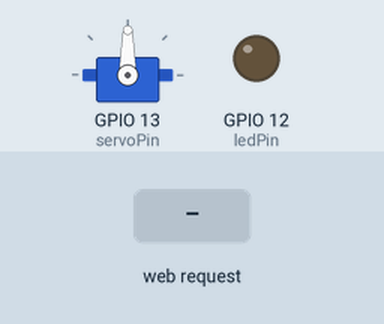
A sketch run on a simulated ESP32. On the bench: servo, output pins drawn as LEDs (lit = HIGH). The inputs (shaded band) are chosen by the test bench. WiFi joins after 1.5 s; servers stay silent unless stated; what the sketch prints to the serial monitor is not drawn.

Above: at 2.7 s.
2.8 s: HTTP request GET /servo=0 received
At 4.0 s:
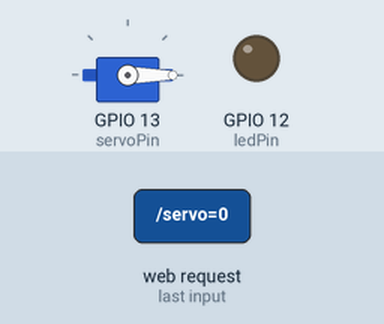
4.3 s: HTTP request GET /led=on received
At 5.2 s:
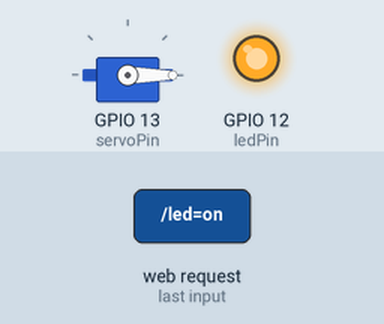
5.8 s: HTTP request GET /servo=90 received
At 6.4 s:
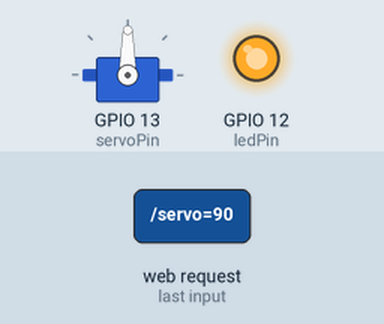
7.3 s: HTTP request GET /servo=180 received
At 8.5 s:
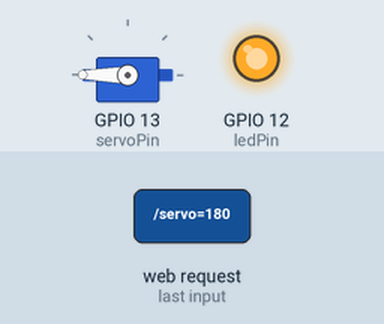
8.8 s: HTTP request GET /led=off received
At 9.9 s:
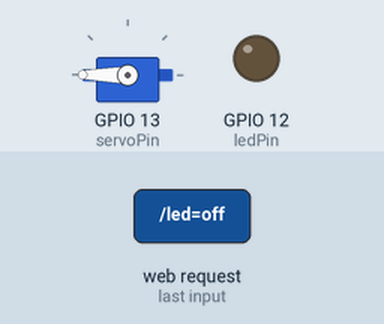
Timing chart, 0 to 11.3 s (numbered marks = the images above; inputs shaded):
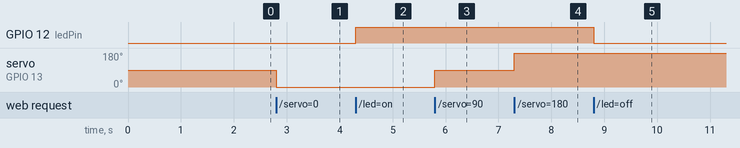

The sketch:

LED_Servo_IP.ino
```cpp
#include <WiFi.h>
#include <ESP32Servo.h>

// 🔁 Replace with your Wi-Fi credentials
const char* ssid = "Saif's S24 Ultra";
const char* password = "sidku8090";

WiFiServer server(80);           // HTTP server on port 80
Servo myServo;

const int servoPin = 13;         // Servo signal pin
const int ledPin = 12;           // LED pin

void setup() {
  Serial.begin(115200);

  pinMode(ledPin, OUTPUT);       // Set LED pin as output
  digitalWrite(ledPin, LOW);     // Start with LED OFF

  myServo.setPeriodHertz(50);    // Set 50Hz PWM for servo
  myServo.attach(servoPin, 500, 2400); // Set servo min/max pulse width
  myServo.write(90);             // Center position

  WiFi.begin(ssid, password);    // Connect to Wi-Fi
  Serial.print("Connecting to WiFi");
  while (WiFi.status() != WL_CONNECTED) {
    delay(500);
    Serial.print(".");
  }

  Serial.println("\n✅ WiFi connected!");
  Serial.print("🔗 ESP32 IP address: ");
  Serial.println(WiFi.localIP()); // Shows IP to access in browser

  server.begin(); // Start server
}

void loop() {
  WiFiClient client = server.available();
  if (!client) return;

  String request = client.readStringUntil('\r');
  client.flush();
  Serial.println("📥 Request: " + request);

  // --- Control Servo ---
  if (request.indexOf("/servo=0") != -1) myServo.write(0);
  if (request.indexOf("/servo=90") != -1) myServo.write(90);
  if (request.indexOf("/servo=180") != -1) myServo.write(180);

  // --- Control LED ---
  if (request.indexOf("/led=on") != -1) digitalWrite(ledPin, HIGH);
  if (request.indexOf("/led=off") != -1) digitalWrite(ledPin, LOW);

  // --- HTML Web Interface ---
  client.println("HTTP/1.1 200 OK");
  client.println("Content-type:text/html");
  client.println();

  client.println("<html><head><title>ESP32 Control</title>");
  client.println("<style>");
  client.println("body{font-family:sans-serif;text-align:center;padding:20px;}");
  client.println("button{padding:15px 30px;font-size:18px;margin:10px;}");
  client.println("</style></head><body>");

  client.println("<h2>🔧 ESP32 Servo + LED Control</h2>");

  client.println("<h3>Servo Control</h3>");
  client.println("<a href=\"/servo=0\"><button>Rotate 0°</button></a>");
  client.println("<a href=\"/servo=90\"><button>Rotate 90°</button></a>");
  client.println("<a href=\"/servo=180\"><button>Rotate 180°</button></a>");

  client.println("<h3>LED Control</h3>");
  client.println("<a href=\"/led=on\"><button style='background:green;color:white;'>LED ON</button></a>");
  client.println("<a href=\"/led=off\"><button style='background:red;color:white;'>LED OFF</button></a>");

  client.println("</body></html>");

  delay(1);
  Serial.println("✅ Client disconnected.\n");
}
```

Measured:
- after the input at 2.8 s, servo on GPIO 13 (servoPin): 90° → 0° at once
- after the input at 4.3 s, GPIO 12 (ledPin): LOW → HIGH at once
- after the input at 5.8 s, servo on GPIO 13 (servoPin): 0° → 90° at once
- after the input at 7.3 s, servo on GPIO 13 (servoPin): 90° → 180° at once
- after the input at 8.8 s, GPIO 12 (ledPin): HIGH → LOW at once
